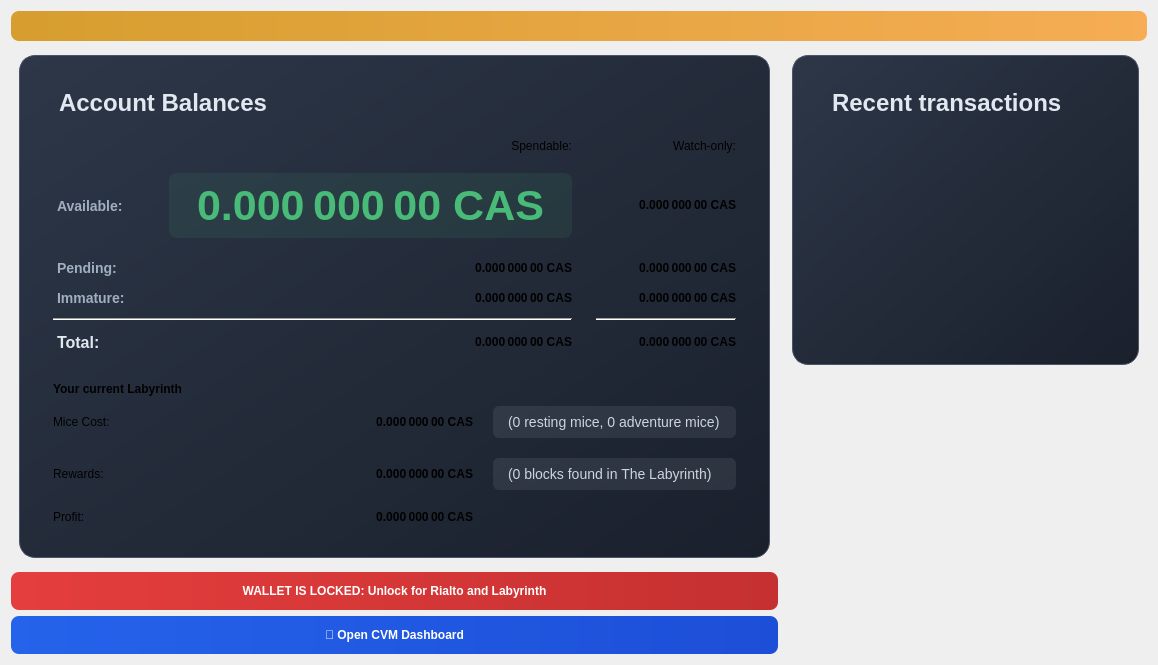
<?xml version="1.0" encoding="UTF-8"?>
<ui version="4.0">
 <class>OverviewPage</class>
 <widget class="QWidget" name="OverviewPage">
  <property name="geometry">
   <rect>
    <x>0</x>
    <y>0</y>
    <width>665</width>
    <height>427</height>
   </rect>
  </property>
  <property name="windowTitle">
   <string>Form</string>
  </property>
  <layout class="QVBoxLayout" name="topLayout">
   <item>
    <widget class="QLabel" name="labelAlerts">
     <property name="visible">
      <bool>false</bool>
     </property>
     <property name="styleSheet">
      <string notr="true">QLabel { background-color: qlineargradient(x1: 0, y1: 0, x2: 1, y2: 0, stop:0 #d69e2e, stop:1 #f6ad55); color:#ffffff; border-radius: 8px; padding: 8px; }</string>
     </property>
     <property name="wordWrap">
      <bool>true</bool>
     </property>
     <property name="margin">
      <number>3</number>
     </property>
     <property name="textInteractionFlags">
      <set>Qt::TextSelectableByMouse</set>
     </property>
    </widget>
   </item>
   <item>
    <layout class="QHBoxLayout" name="horizontalLayout" stretch="1,1">
     <item>
      <layout class="QVBoxLayout" name="verticalLayout_2">
       <item>
        <widget class="QFrame" name="frame">
         <property name="styleSheet">
          <string notr="true">#frame { 
background: qlineargradient(x1: 0, y1: 0, x2: 1, y2: 1, stop: 0 #2d3748, stop: 1 #1a202c);
border: 1px solid #4a5568;
border-radius: 16px;
padding: 24px;
margin: 8px;
}</string>
         </property>
         <property name="frameShape">
          <enum>QFrame::StyledPanel</enum>
         </property>
         <property name="frameShadow">
          <enum>QFrame::Raised</enum>
         </property>
         <layout class="QVBoxLayout" name="verticalLayout_4">
          <item>
           <layout class="QHBoxLayout" name="horizontalLayout_4">
            <item>
             <widget class="QLabel" name="label_5">
              <property name="font">
               <font>
                <pointsize>18</pointsize>
                <bold>true</bold>
               </font>
              </property>
              <property name="styleSheet">
               <string notr="true">QLabel { color: #e2e8f0; margin-bottom: 16px; }</string>
              </property>
              <property name="text">
               <string>Account Balances</string>
              </property>
             </widget>
            </item>
            <item>
             <widget class="QPushButton" name="labelWalletStatus">
              <property name="enabled">
               <bool>true</bool>
              </property>
              <property name="maximumSize">
               <size>
                <width>30</width>
                <height>16777215</height>
               </size>
              </property>
              <property name="toolTip">
               <string>The displayed information may be out of date. Your wallet automatically synchronizes with the Cascoin network after a connection is established, but this process has not completed yet.</string>
              </property>
              <property name="text">
               <string/>
              </property>
              <property name="icon">
               <iconset resource="../bitcoin.qrc">
                <normaloff>:/icons/warning</normaloff>
                <disabledoff>:/icons/warning</disabledoff>:/icons/warning</iconset>
              </property>
              <property name="iconSize">
               <size>
                <width>24</width>
                <height>24</height>
               </size>
              </property>
              <property name="flat">
               <bool>true</bool>
              </property>
             </widget>
            </item>
            <item>
             <spacer name="horizontalSpacer_3">
              <property name="orientation">
               <enum>Qt::Horizontal</enum>
              </property>
              <property name="sizeHint" stdset="0">
               <size>
                <width>40</width>
                <height>20</height>
               </size>
              </property>
             </spacer>
            </item>
           </layout>
          </item>
          <item>
           <layout class="QGridLayout" name="gridLayout">
            <property name="spacing">
             <number>16</number>
            </property>
            <property name="horizontalSpacing">
             <number>24</number>
            </property>
            <property name="verticalSpacing">
             <number>12</number>
            </property>
            <item row="2" column="2">
             <widget class="QLabel" name="labelWatchPending">
              <property name="font">
               <font>
                
                <bold>true</bold>
               </font>
              </property>
              <property name="cursor">
               <cursorShape>IBeamCursor</cursorShape>
              </property>
              <property name="toolTip">
               <string>Unconfirmed transactions to watch-only addresses</string>
              </property>
              <property name="text">
               <string notr="true">0.000 000 00 CAS</string>
              </property>
              <property name="alignment">
               <set>Qt::AlignRight|Qt::AlignTrailing|Qt::AlignVCenter</set>
              </property>
              <property name="textInteractionFlags">
               <set>Qt::LinksAccessibleByMouse|Qt::TextSelectableByKeyboard|Qt::TextSelectableByMouse</set>
              </property>
             </widget>
            </item>
            <item row="2" column="1">
             <widget class="QLabel" name="labelUnconfirmed">
              <property name="font">
               <font>
                
                <bold>true</bold>
               </font>
              </property>
              <property name="cursor">
               <cursorShape>IBeamCursor</cursorShape>
              </property>
              <property name="toolTip">
               <string>Total of transactions that have yet to be confirmed, and do not yet count toward the spendable balance</string>
              </property>
              <property name="text">
               <string notr="true">0.000 000 00 CAS</string>
              </property>
              <property name="alignment">
               <set>Qt::AlignRight|Qt::AlignTrailing|Qt::AlignVCenter</set>
              </property>
              <property name="textInteractionFlags">
               <set>Qt::LinksAccessibleByMouse|Qt::TextSelectableByKeyboard|Qt::TextSelectableByMouse</set>
              </property>
             </widget>
            </item>
            <item row="3" column="2">
             <widget class="QLabel" name="labelWatchImmature">
              <property name="font">
               <font>
                
                <bold>true</bold>
               </font>
              </property>
              <property name="cursor">
               <cursorShape>IBeamCursor</cursorShape>
              </property>
              <property name="toolTip">
               <string>Mined balance in watch-only addresses that has not yet matured</string>
              </property>
              <property name="text">
               <string notr="true">0.000 000 00 CAS</string>
              </property>
              <property name="alignment">
               <set>Qt::AlignRight|Qt::AlignTrailing|Qt::AlignVCenter</set>
              </property>
              <property name="textInteractionFlags">
               <set>Qt::LinksAccessibleByMouse|Qt::TextSelectableByKeyboard|Qt::TextSelectableByMouse</set>
              </property>
             </widget>
            </item>
            <item row="4" column="0" colspan="2">
             <widget class="Line" name="line">
              <property name="orientation">
               <enum>Qt::Horizontal</enum>
              </property>
             </widget>
            </item>
            <item row="4" column="2">
             <widget class="Line" name="lineWatchBalance">
              <property name="sizePolicy">
               <sizepolicy hsizetype="Preferred" vsizetype="Fixed">
                <horstretch>0</horstretch>
                <verstretch>0</verstretch>
               </sizepolicy>
              </property>
              <property name="minimumSize">
               <size>
                <width>140</width>
                <height>0</height>
               </size>
              </property>
              <property name="orientation">
               <enum>Qt::Horizontal</enum>
              </property>
             </widget>
            </item>
            <item row="5" column="0">
             <widget class="QLabel" name="labelTotalText">
              <property name="styleSheet">
               <string notr="true">QLabel { color: #e2e8f0; font-size: 16px; font-weight: bold; margin-right: 16px; }</string>
              </property>
              <property name="text">
               <string>Total:</string>
              </property>
             </widget>
            </item>
            <item row="3" column="1">
             <widget class="QLabel" name="labelImmature">
              <property name="font">
               <font>
                
                <bold>true</bold>
               </font>
              </property>
              <property name="cursor">
               <cursorShape>IBeamCursor</cursorShape>
              </property>
              <property name="toolTip">
               <string>Mined balance that has not yet matured</string>
              </property>
              <property name="text">
               <string notr="true">0.000 000 00 CAS</string>
              </property>
              <property name="alignment">
               <set>Qt::AlignRight|Qt::AlignTrailing|Qt::AlignVCenter</set>
              </property>
              <property name="textInteractionFlags">
               <set>Qt::LinksAccessibleByMouse|Qt::TextSelectableByKeyboard|Qt::TextSelectableByMouse</set>
              </property>
             </widget>
            </item>
            <item row="2" column="3">
             <spacer name="horizontalSpacer_2">
              <property name="orientation">
               <enum>Qt::Horizontal</enum>
              </property>
              <property name="sizeHint" stdset="0">
               <size>
                <width>40</width>
                <height>20</height>
               </size>
              </property>
             </spacer>
            </item>
            <item row="3" column="0">
             <widget class="QLabel" name="labelImmatureText">
              <property name="styleSheet">
               <string notr="true">QLabel { color: #a0aec0; font-size: 14px; font-weight: bold; margin-right: 16px; }</string>
              </property>
              <property name="text">
               <string>Immature:</string>
              </property>
             </widget>
            </item>
            <item row="5" column="1">
             <widget class="QLabel" name="labelTotal">
              <property name="font">
               <font>
                
                <bold>true</bold>
               </font>
              </property>
              <property name="cursor">
               <cursorShape>IBeamCursor</cursorShape>
              </property>
              <property name="toolTip">
               <string>Your current total balance</string>
              </property>
              <property name="text">
               <string notr="true">0.000 000 00 CAS</string>
              </property>
              <property name="alignment">
               <set>Qt::AlignRight|Qt::AlignTrailing|Qt::AlignVCenter</set>
              </property>
              <property name="textInteractionFlags">
               <set>Qt::LinksAccessibleByMouse|Qt::TextSelectableByKeyboard|Qt::TextSelectableByMouse</set>
              </property>
             </widget>
            </item>
            <item row="5" column="2">
             <widget class="QLabel" name="labelWatchTotal">
              <property name="font">
               <font>
                
                <bold>true</bold>
               </font>
              </property>
              <property name="cursor">
               <cursorShape>IBeamCursor</cursorShape>
              </property>
              <property name="toolTip">
               <string>Current total balance in watch-only addresses</string>
              </property>
              <property name="text">
               <string notr="true">0.000 000 00 CAS</string>
              </property>
              <property name="alignment">
               <set>Qt::AlignRight|Qt::AlignTrailing|Qt::AlignVCenter</set>
              </property>
              <property name="textInteractionFlags">
               <set>Qt::LinksAccessibleByMouse|Qt::TextSelectableByKeyboard|Qt::TextSelectableByMouse</set>
              </property>
             </widget>
            </item>
            <item row="0" column="2">
             <widget class="QLabel" name="labelWatchonly">
              <property name="text">
               <string>Watch-only:</string>
              </property>
              <property name="alignment">
               <set>Qt::AlignRight|Qt::AlignTrailing|Qt::AlignVCenter</set>
              </property>
             </widget>
            </item>
            <item row="1" column="0">
             <widget class="QLabel" name="labelBalanceText">
              <property name="styleSheet">
               <string notr="true">QLabel { color: #a0aec0; font-size: 14px; font-weight: bold; margin-right: 16px; }</string>
              </property>
              <property name="text">
               <string>Available:</string>
              </property>
             </widget>
            </item>
            <item row="1" column="1">
             <widget class="QLabel" name="labelBalance">
              <property name="font">
               <font>
                <pointsize>32</pointsize>
                <bold>true</bold>
               </font>
              </property>
              <property name="cursor">
               <cursorShape>IBeamCursor</cursorShape>
              </property>
              <property name="toolTip">
               <string>Your current spendable balance</string>
              </property>
              <property name="styleSheet">
               <string notr="true">QLabel { 
color: #48bb78; 
font-weight: bold; 
margin: 8px 0; 
padding: 8px 16px; 
background: rgba(72, 187, 120, 0.1); 
border-radius: 8px;
}</string>
              </property>
              <property name="text">
               <string notr="true">0.000 000 00 CAS</string>
              </property>
              <property name="alignment">
               <set>Qt::AlignRight|Qt::AlignTrailing|Qt::AlignVCenter</set>
              </property>
              <property name="textInteractionFlags">
               <set>Qt::LinksAccessibleByMouse|Qt::TextSelectableByKeyboard|Qt::TextSelectableByMouse</set>
              </property>
             </widget>
            </item>
            <item row="1" column="2">
             <widget class="QLabel" name="labelWatchAvailable">
              <property name="font">
               <font>
                
                <bold>true</bold>
               </font>
              </property>
              <property name="cursor">
               <cursorShape>IBeamCursor</cursorShape>
              </property>
              <property name="toolTip">
               <string>Your current balance in watch-only addresses</string>
              </property>
              <property name="text">
               <string notr="true">0.000 000 00 CAS</string>
              </property>
              <property name="alignment">
               <set>Qt::AlignRight|Qt::AlignTrailing|Qt::AlignVCenter</set>
              </property>
              <property name="textInteractionFlags">
               <set>Qt::LinksAccessibleByMouse|Qt::TextSelectableByKeyboard|Qt::TextSelectableByMouse</set>
              </property>
             </widget>
            </item>
            <item row="2" column="0">
             <widget class="QLabel" name="labelPendingText">
              <property name="styleSheet">
               <string notr="true">QLabel { color: #a0aec0; font-size: 14px; font-weight: bold; margin-right: 16px; }</string>
              </property>
              <property name="text">
               <string>Pending:</string>
              </property>
             </widget>
            </item>
            <item row="0" column="1">
             <widget class="QLabel" name="labelSpendable">
              <property name="text">
               <string>Spendable:</string>
              </property>
              <property name="alignment">
               <set>Qt::AlignRight|Qt::AlignTrailing|Qt::AlignVCenter</set>
              </property>
             </widget>
            </item>
           </layout>
          </item>
          <item>
           <spacer name="verticalSpacer_3">
            <property name="orientation">
             <enum>Qt::Vertical</enum>
            </property>
            <property name="sizeType">
             <enum>QSizePolicy::Fixed</enum>
            </property>
            <property name="sizeHint" stdset="0">
             <size>
              <width>20</width>
              <height>20</height>
             </size>
            </property>
           </spacer>
          </item>
          <item>
           <layout class="QHBoxLayout" name="horizontalLayout_3">
            <item>
             <widget class="QLabel" name="label_6">
              <property name="font">
               <font>
                
                <bold>true</bold>
               </font>
              </property>
              <property name="text">
               <string>Your current Labyrinth</string>
              </property>
             </widget>
            </item>
            <item>
             <widget class="QPushButton" name="beeButton">
              <property name="enabled">
               <bool>true</bool>
              </property>
              <property name="maximumSize">
               <size>
                <width>30</width>
                <height>16777215</height>
               </size>
              </property>
              <property name="toolTip">
               <string>The displayed information may be out of date. Your wallet automatically synchronizes with the Cascoin network after a connection is established, but this process has not completed yet.</string>
              </property>
              <property name="text">
               <string/>
              </property>
              <property name="icon">
               <iconset resource="../bitcoin.qrc">
                <normaloff>:/icons/bee</normaloff>:/icons/bee</iconset>
              </property>
              <property name="iconSize">
               <size>
                <width>24</width>
                <height>24</height>
               </size>
              </property>
              <property name="flat">
               <bool>true</bool>
              </property>
             </widget>
            </item>
            <item>
             <spacer name="horizontalSpacer_4">
              <property name="orientation">
               <enum>Qt::Horizontal</enum>
              </property>
              <property name="sizeHint" stdset="0">
               <size>
                <width>40</width>
                <height>20</height>
               </size>
              </property>
             </spacer>
            </item>
           </layout>
          </item>
          <item>
           <layout class="QGridLayout" name="gridLayout_2">
            <property name="spacing">
             <number>20</number>
            </property>
            <item row="2" column="0">
             <widget class="QLabel" name="profitLabel_2">
              <property name="text">
               <string>Profit:</string>
              </property>
             </widget>
            </item>
            <item row="1" column="0">
             <widget class="QLabel" name="rewardsLabel">
              <property name="text">
               <string>Rewards:</string>
              </property>
             </widget>
            </item>
            <item row="1" column="1">
             <widget class="QLabel" name="rewardsPaidLabel">
              <property name="font">
               <font>
                
                <bold>true</bold>
               </font>
              </property>
              <property name="text">
               <string>0.000 000 00 CAS</string>
              </property>
              <property name="alignment">
               <set>Qt::AlignRight|Qt::AlignTrailing|Qt::AlignVCenter</set>
              </property>
             </widget>
            </item>
            <item row="0" column="1">
             <widget class="QLabel" name="costLabel">
              <property name="font">
               <font>
                
                <bold>true</bold>
               </font>
              </property>
              <property name="text">
               <string>0.000 000 00 CAS</string>
              </property>
              <property name="alignment">
               <set>Qt::AlignRight|Qt::AlignTrailing|Qt::AlignVCenter</set>
              </property>
             </widget>
            </item>
            <item row="2" column="1">
             <widget class="QLabel" name="profitLabel">
              <property name="font">
               <font>
                
                <bold>true</bold>
               </font>
              </property>
              <property name="text">
               <string>0.000 000 00 CAS</string>
              </property>
              <property name="alignment">
               <set>Qt::AlignRight|Qt::AlignTrailing|Qt::AlignVCenter</set>
              </property>
             </widget>
            </item>
            <item row="0" column="0">
             <widget class="QLabel" name="costLabel_2">
              <property name="text">
               <string>Mice Cost:</string>
              </property>
             </widget>
            </item>
            <item row="0" column="2">
             <widget class="QLabel" name="miceStatusLabel">
              <property name="styleSheet">
               <string notr="true">QLabel { 
color: #cbd5e0; 
font-size: 14px; 
padding: 8px 12px; 
background: rgba(203, 213, 224, 0.1); 
border-radius: 6px;
}</string>
              </property>
              <property name="text">
               <string>(0 resting mice, 0 adventure mice)</string>
              </property>
              <property name="alignment">
               <set>Qt::AlignLeft|Qt::AlignVCenter</set>
              </property>
             </widget>
            </item>
            <item row="1" column="2">
             <widget class="QLabel" name="blocksFoundStatusLabel">
              <property name="styleSheet">
               <string notr="true">QLabel { 
color: #cbd5e0; 
font-size: 14px; 
padding: 8px 12px; 
background: rgba(203, 213, 224, 0.1); 
border-radius: 6px;
}</string>
              </property>
              <property name="text">
               <string>(0 blocks found in The Labyrinth)</string>
              </property>
              <property name="alignment">
               <set>Qt::AlignLeft|Qt::AlignVCenter</set>
              </property>
             </widget>
            </item>
           </layout>
          </item>
         </layout>
        </widget>
       </item>
       <item>
        <widget class="QPushButton" name="unlockWalletButton">
         <property name="minimumSize">
          <size>
           <width>100</width>
           <height>0</height>
          </size>
         </property>
         <property name="font">
          <font>
           
           <bold>true</bold>
          </font>
         </property>
         <property name="toolTip">
          <string>Click to unlock your wallet for Labyrinth mining and Rialto messaging. Note that this doesn't unlock the wallet for transactions; you must
 still fully unlock it to send funds.</string>
         </property>
         <property name="styleSheet">
          <string notr="true">
QPushButton { 
  background: qlineargradient(x1: 0, y1: 0, x2: 1, y2: 0, stop: 0 #e53e3e, stop: 1 #c53030);
  color: #ffffff;
  border: none;
  border-radius: 8px;
  padding: 12px 24px;
  font-weight: bold;
}
QPushButton:hover { 
  background: qlineargradient(x1: 0, y1: 0, x2: 1, y2: 0, stop: 0 #c53030, stop: 1 #9c2626);
}
QPushButton:pressed { 
  background: qlineargradient(x1: 0, y1: 0, x2: 1, y2: 0, stop: 0 #9c2626, stop: 1 #822727);
}
          </string>
         </property>
         <property name="text">
          <string>WALLET IS LOCKED: Unlock for Rialto and Labyrinth</string>
         </property>
         <property name="icon">
          <iconset resource="../bitcoin.qrc">
           <normaloff>:/icons/lock_closed</normaloff>:/icons/lock_closed</iconset>
         </property>
        </widget>
       </item>
       <item>
        <widget class="QPushButton" name="cvmDashboardButton">
         <property name="minimumSize">
          <size>
           <width>100</width>
           <height>0</height>
          </size>
         </property>
         <property name="font">
          <font>
           <bold>true</bold>
          </font>
         </property>
         <property name="toolTip">
          <string>Open the CVM Dashboard to view trust network, reputation scores, and Web-of-Trust statistics</string>
         </property>
         <property name="styleSheet">
          <string notr="true">
QPushButton { 
  background: qlineargradient(x1: 0, y1: 0, x2: 1, y2: 0, stop: 0 #2563eb, stop: 1 #1d4ed8);
  color: #ffffff;
  border: none;
  border-radius: 8px;
  padding: 12px 24px;
  font-weight: bold;
}
QPushButton:hover { 
  background: qlineargradient(x1: 0, y1: 0, x2: 1, y2: 0, stop: 0 #1d4ed8, stop: 1 #1e40af);
}
QPushButton:pressed { 
  background: qlineargradient(x1: 0, y1: 0, x2: 1, y2: 0, stop: 0 #1e40af, stop: 1 #1e3a8a);
}
          </string>
         </property>
         <property name="text">
          <string>🔗 Open CVM Dashboard</string>
         </property>
        </widget>
       </item>
       <item>
        <spacer name="verticalSpacer">
         <property name="orientation">
          <enum>Qt::Vertical</enum>
         </property>
         <property name="sizeHint" stdset="0">
          <size>
           <width>20</width>
           <height>40</height>
          </size>
         </property>
        </spacer>
       </item>
      </layout>
     </item>
     <item>
      <layout class="QVBoxLayout" name="verticalLayout_3">
       <item>
        <widget class="QFrame" name="frame_2">
         <property name="styleSheet">
          <string notr="true">#frame_2 { 
background: qlineargradient(x1: 0, y1: 0, x2: 1, y2: 1, stop: 0 #2d3748, stop: 1 #1a202c);
border: 1px solid #4a5568;
border-radius: 16px;
padding: 24px;
margin: 8px;
}</string>
         </property>
         <property name="frameShape">
          <enum>QFrame::StyledPanel</enum>
         </property>
         <property name="frameShadow">
          <enum>QFrame::Raised</enum>
         </property>
         <layout class="QVBoxLayout" name="verticalLayout">
          <item>
           <layout class="QHBoxLayout" name="horizontalLayout_2">
            <item>
             <widget class="QLabel" name="label_4">
              <property name="font">
               <font>
                <pointsize>18</pointsize>
                <bold>true</bold>
               </font>
              </property>
              <property name="styleSheet">
               <string notr="true">QLabel { color: #e2e8f0; margin-bottom: 16px; }</string>
              </property>
              <property name="text">
               <string>Recent transactions</string>
              </property>
             </widget>
            </item>
            <item>
             <widget class="QPushButton" name="labelTransactionsStatus">
              <property name="enabled">
               <bool>true</bool>
              </property>
              <property name="maximumSize">
               <size>
                <width>30</width>
                <height>16777215</height>
               </size>
              </property>
              <property name="toolTip">
               <string>The displayed information may be out of date. Your wallet automatically synchronizes with the Cascoin network after a connection is established, but this process has not completed yet.</string>
              </property>
              <property name="text">
               <string/>
              </property>
              <property name="icon">
               <iconset resource="../bitcoin.qrc">
                <normaloff>:/icons/warning</normaloff>
                <disabledoff>:/icons/warning</disabledoff>:/icons/warning</iconset>
              </property>
              <property name="iconSize">
               <size>
                <width>24</width>
                <height>24</height>
               </size>
              </property>
              <property name="flat">
               <bool>true</bool>
              </property>
             </widget>
            </item>
            <item>
             <spacer name="horizontalSpacer">
              <property name="orientation">
               <enum>Qt::Horizontal</enum>
              </property>
              <property name="sizeHint" stdset="0">
               <size>
                <width>40</width>
                <height>20</height>
               </size>
              </property>
             </spacer>
            </item>
           </layout>
          </item>
          <item>
           <widget class="QListView" name="listTransactions">
            <property name="styleSheet">
             <string notr="true">QListView { background: transparent; }</string>
            </property>
            <property name="frameShape">
             <enum>QFrame::NoFrame</enum>
            </property>
            <property name="verticalScrollBarPolicy">
             <enum>Qt::ScrollBarAlwaysOff</enum>
            </property>
            <property name="horizontalScrollBarPolicy">
             <enum>Qt::ScrollBarAlwaysOff</enum>
            </property>
            <property name="selectionMode">
             <enum>QAbstractItemView::NoSelection</enum>
            </property>
           </widget>
          </item>
         </layout>
        </widget>
       </item>
       <item>
        <spacer name="verticalSpacer_2">
         <property name="orientation">
          <enum>Qt::Vertical</enum>
         </property>
         <property name="sizeHint" stdset="0">
          <size>
           <width>20</width>
           <height>40</height>
          </size>
         </property>
        </spacer>
       </item>
      </layout>
     </item>
    </layout>
   </item>
  </layout>
 </widget>
 <resources>
  <include location="../bitcoin.qrc"/>
 </resources>
 <connections/>
</ui>
